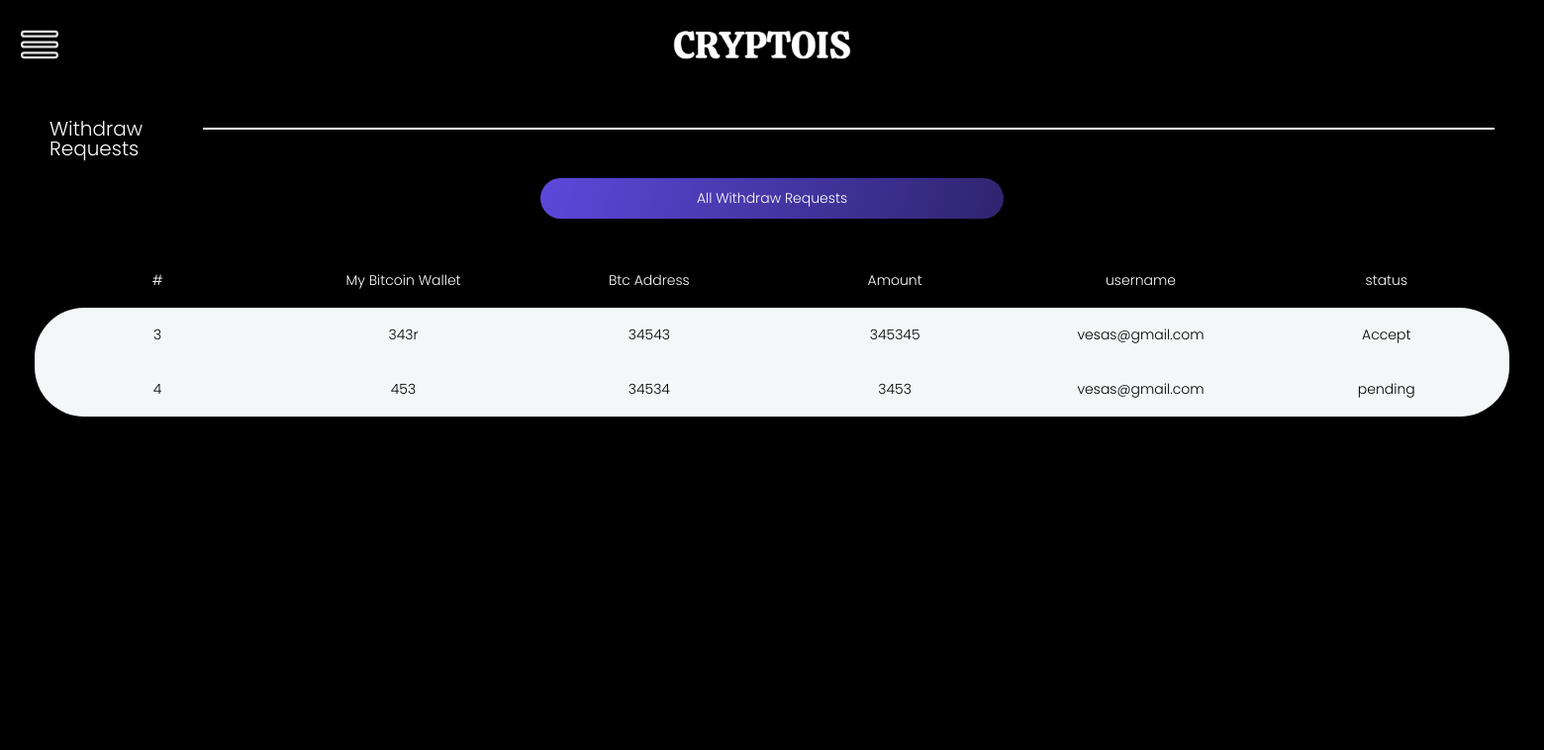
The app's page /transactions.php (signed in) with its own data.
### tables this page shows
CREATE TABLE `withdraw` (
  `id` int(255) NOT NULL,
  `bwallet` varchar(255) DEFAULT NULL,
  `btcAddress` varchar(255) DEFAULT NULL,
  `amount` varchar(255) DEFAULT NULL,
  `username` varchar(255) DEFAULT NULL,
  `status` varchar(255) DEFAULT 'pending'
);

### transactions.php (the view, shortened to what this page needs)
<?php
if (!isset($_SESSION['username'])) {
    header('location: ../index.php');
} else {
?>
<!DOCTYPE html>
<html lang="en">
<head>
    <link rel="stylesheet" href="css/style.css" />
    <script src="https://cdn.tailwindcss.com"></script>
</head>
<body>
        <div class="page transactionPage active">
            <div class="headerWrapper">
                <a class="burgerBtn">
                </a>
                <a href="./bic coins.php" class="headerLogo">
                    <img src="./img/loho22.png" alt="" class="img-logo">
                </a>
            </div>
            <div class="pageInside">
                <div class="pageHeader">
                    <span>Withdraw Requests</span>
                    <svg xmlns="http://www.w3.org/2000/svg" width="257" height="1" viewBox="0 0 257 1">
                        <line id="Line_14" data-name="Line 14" x2="256" transform="translate(0.5 0.5)" fill="none"
                            stroke="#fff" stroke-linecap="round" stroke-width="1" opacity="0.18" />
                    </svg>
                </div>
                <div class="transactionNav">
                            <a class="transactionBtn active">All Withdraw Requests</a>
                        </div>
                <div class="pageContentBg">
                    <div class="transactionTable">
                        <div class="transactionHeaderTable">
                            <div class="rowTransaction">
                                <span>#</span>
                                <span>My Bitcoin Wallet</span>
                                <span>Btc Address</span>
                                <span>Amount</span>
                                <span>username</span>
                                <span>status</span>
                            </div>
                        </div>
                        <div class="rowTransaction2">
                            <div class="rowTransaction2">
                                <?php
                 $con = mysqli_connect("localhost", "root", "", "crypto");
                 mysqli_select_db($con, "crypto");
                 $select_produktet = "SELECT * FROM withdraw WHERE  username = '".$_SESSION['username']."'";
                 $run_produktet = mysqli_query($con, $select_produktet);
                 while ($row = mysqli_fetch_array($run_produktet)) {
                    $id = $row['id'];
                    $bwallet = $row['bwallet'];
                    $btcAddress = $row['btcAddress'];
                    $amount = $row['amount'];
                    $username = $row['username'];
                    $status = $row['status'];
                 ?>
                                <span><?php echo $id; ?></span>
                                <span><?php echo $bwallet; ?></span>
                                <span><?php echo $btcAddress; ?></span>
                                <span><?php echo $amount; ?></span>
                                <span><?php echo $username; ?></span>
                                <span><?php echo $status; ?></span>
                                <?php } ?>
                            </div>
                        </div>
                    </div>
                </div>
            </div>
        </div>
</body>
</html>
<?php } ?>

### css/style.css (style rules this page uses)
:root { --mainColor: #fff; --orangeColor: #FF7700; --greenColor: #52FC60; --redColor: #FF444B; --textColor: #E4E4E4; }
* { margin: 0; padding: 0; -webkit-box-sizing: border-box; box-sizing: border-box; font-family: 'Poppins', sans-serif; font-weight: 300; color: #212322; outline: 0 }
body, html { float: left; width: 100%; overflow: hidden; height: auto; scroll-behavior: smooth; }
body { -webkit-overflow-scrolling: touch; background-color: #000; text-align: center; vertical-align: top; float: left; height: 100vh; }
.page { position: absolute; padding: 40px 30px; left: 0; max-height: 100vh; overflow-y: auto; top: 0; width: 100%; transform: translateX(100vw); opacity: 0; transition: .5s ease; }
.page.active { opacity: 1; transform: translateX(0); }
.headerWrapper { float: left; width: 100%; position: relative; height: 90px; }
.headerWrapper .burgerBtn { float: left; width: 80px; position: absolute; left: 0; top: 0; height: 90px; cursor: pointer; transition: .5s ease; }
.headerWrapper .burgerBtn svg { float: left; width: 100%; height: 100%; padding: 0 21px; }
.headerLogo { float: left; width: 100%; height: 90px; padding: 20px 0px; }
.transactionTable { float: center; width: 100%; height: auto; border-radius: 5px; }
.transactionNav .transactionBtn { float: left; padding: 10px 11px; border-radius: 5px; cursor: pointer; color: #fff; font-size: 14px; width: 30%; border-radius: 40px; margin-left: 35%; }
.transactionNav .transactionBtn.active { background: rgb(94,72,220); background: linear-gradient(108deg, rgba(94,72,220,1) 0%, rgba(47,36,110,1) 100%); color: #fff; }
.transactionTable .transactionHeaderTable, .transactionTable .transactionContentTable { float: left; width: 100%; height: auto; }
.transactionTable .rowTransaction:nth-child(odd) { background-color: #F4F7F8; border-radius: 50px; }
.transactionTable .rowTransaction2:nth-child(odd) { background-color: #F4F7F8; border-radius: 50px; color:#000; }
.transactionTable .transactionHeaderTable .rowTransaction { background-color: transparent; }
.transactionTable .rowTransaction { float: left; width: 100%; height: auto; }
.transactionTable .rowTransaction2 { float: left; width: 100%; height: auto; }
.transactionTable .rowTransaction span { float: left; width: calc(100% / 6); font-size: 14px; color: white; overflow: hidden; white-space: nowrap; height: auto; padding: 15px 0; overflow: hidden; text-overflow: ellipsis; line-height: 25px; }
.transactionTable .rowTransaction2 span { float: left; width: calc(100% / 6); font-size: 14px; color: black; overflow: hidden; white-space: nowrap; height: auto; padding: 15px 0; overflow: hidden; text-overflow: ellipsis; line-height: 25px; }
.settingsPage, .transactionPage, .withdrawPage, .depositPage { padding: 0; float: left; width: 100%; height: 100%; }
.pageHeader { float: left; width: 100%; margin-top: 30px; margin-bottom: 20px; padding: 0 50px; font-size: 16px; background-color: black; }
.pageHeader span { color: #fff; float: left; width: 110px; height: auto; font-size: 20px; line-height: 20px; text-align: left; }
.pageHeader svg { float: right; width: calc(100% - 155px); height: 2px; margin: 9px 0; margin-left: 20px; background-color: white; }
.settingsPage .pageContentBg, .transactionPage .pageContentBg, .withdrawPage .pageContentBg, .depositPage .pageContentBg { float: left; padding: 15px; width: calc(100% - 80px); margin: 36px 40px; text-align: left; position: relative; border-radius: 5px; overflow: hidden; }
.transactionPage .pageContentBg { background: transparent; width: calc(100% - 40px); margin: 20px 20px; }
.transactionTable { text-align: center; }
.pageInside { float: left; width: 100%; height: calc(100vh - 160px); overflow-y: auto; position: relative; background-color: black; }
a { cursor: pointer }
.pageContentBg { margin: auto; }

### transactions.php (style rules this page uses)
.img-logo { margin-top: -10px; margin-left: 43%; width: 200px; }

### records on screen
withdraw: id "3", bwallet "343r", btcAddress "34543", amount "345345", username "vesas@gmail.com", status "Accept"
withdraw: id "4", bwallet "453", btcAddress "34534", amount "3453", username "vesas@gmail.com", status "pending"
